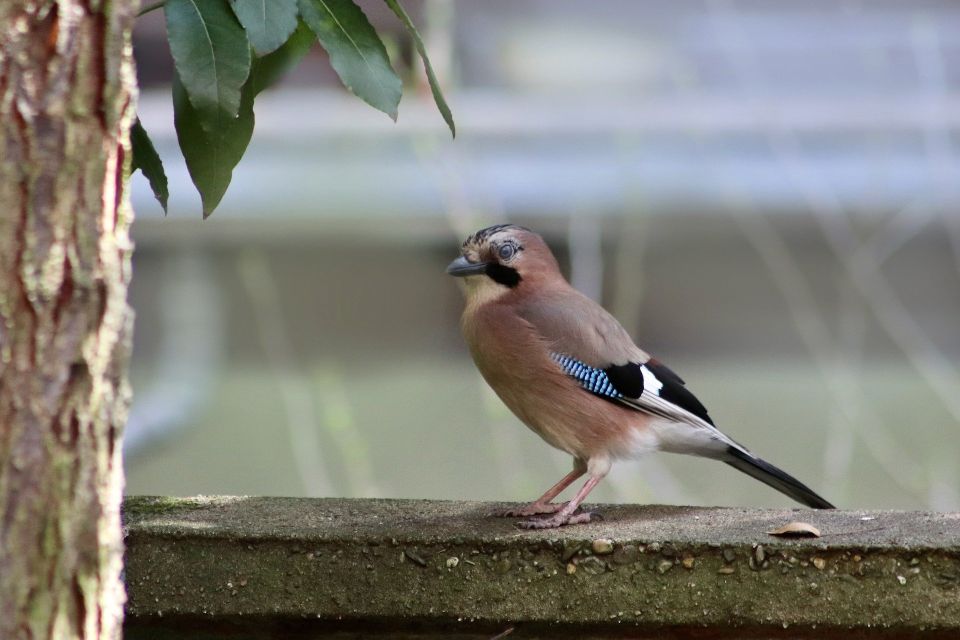
#> input picture ex2/bird.jpg, 1920 x 1280 px (shown at 1/2 size)
$ python ex2_2.py
#> lines starting #> are read from the running program, lines starting #| are printed output that depends on the picture
# -*- coding: utf-8 -*-
from PIL import Image, ImageFilter

"""
2.
"""

imageFile = "bird.jpg"
im2 = Image.open( imageFile)
#> im2 is the input picture: PIL image 1920x1280 RGB; mean R, G, B 128.8, 127.9, 120.8


# 對A做五次的模糊
for i in range(5):
	A = im2.filter( ImageFilter.BLUR)
A.show()

B = im2.crop((800, 400, 1700, 1150))
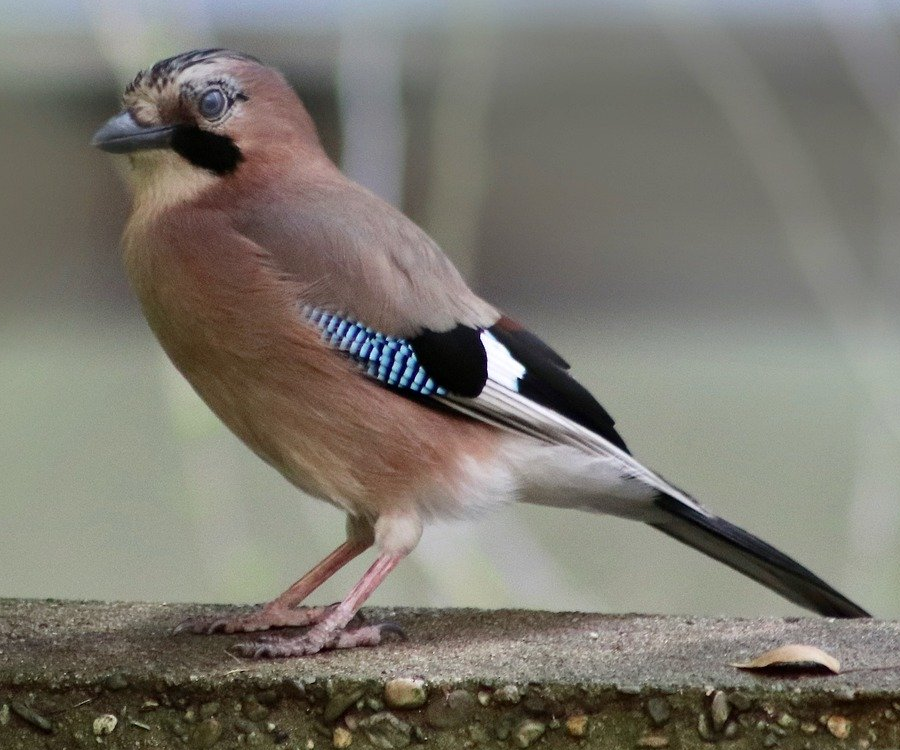
#> B: PIL image 900x750 RGB; mean R, G, B 123, 119.2, 110.1
# 把B左右反轉
B = B.transpose(Image.FLIP_LEFT_RIGHT)
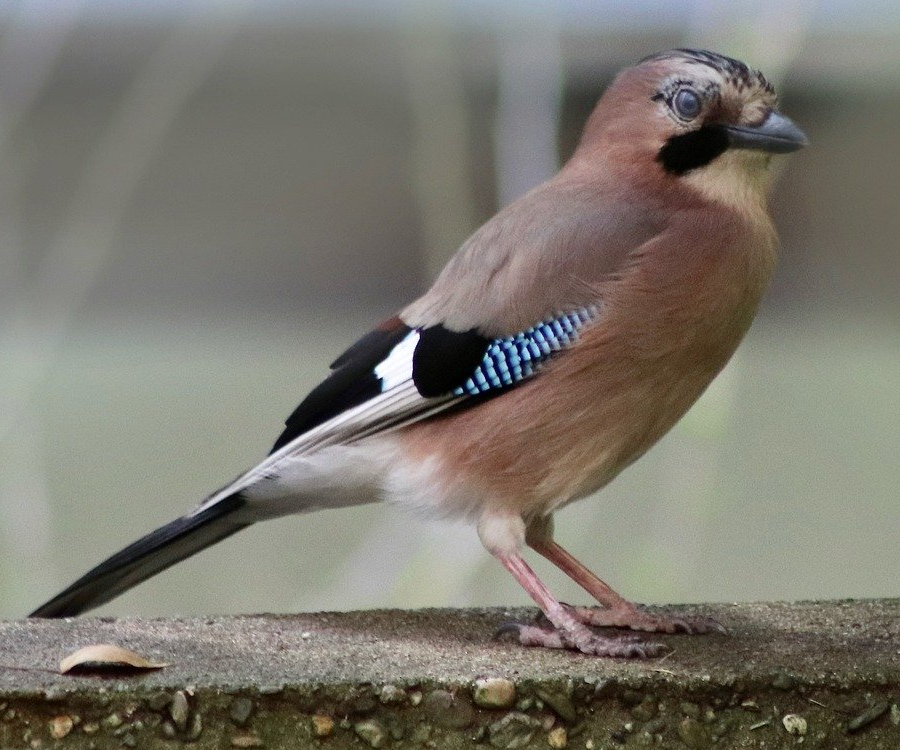
#> B: PIL image 900x750 RGB; mean R, G, B 123, 119.2, 110.1
# 對B做輪廓
B = B.filter(ImageFilter.CONTOUR)
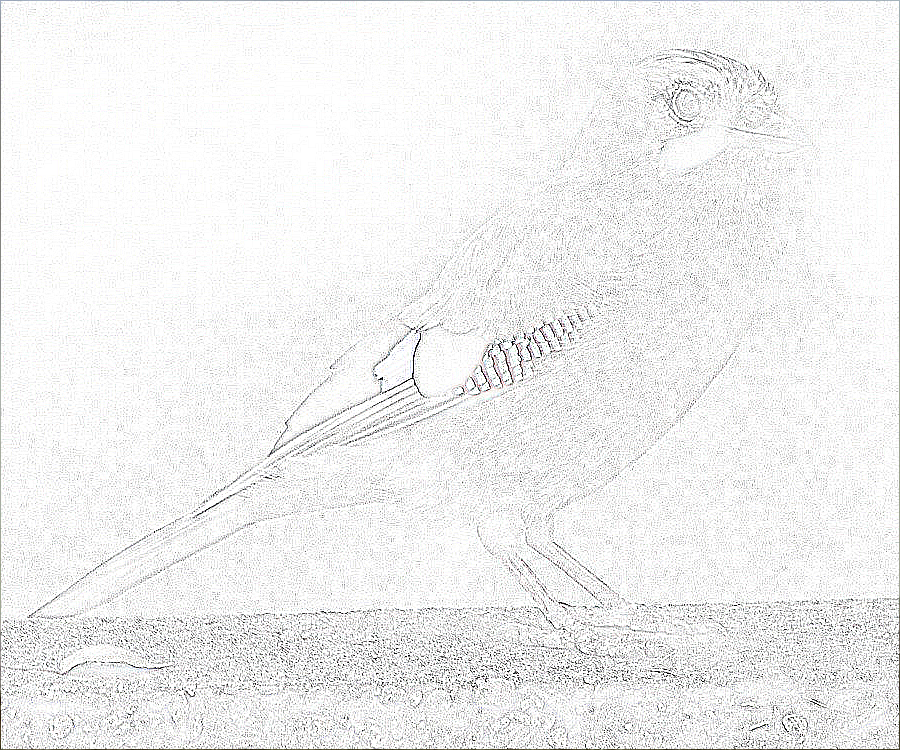
#> B: PIL image 900x750 RGB; mean R, G, B 239.7, 239.7, 239.6
B.show()

$ run again, with ex2/coffee.jpg copied over ex2/bird.jpg
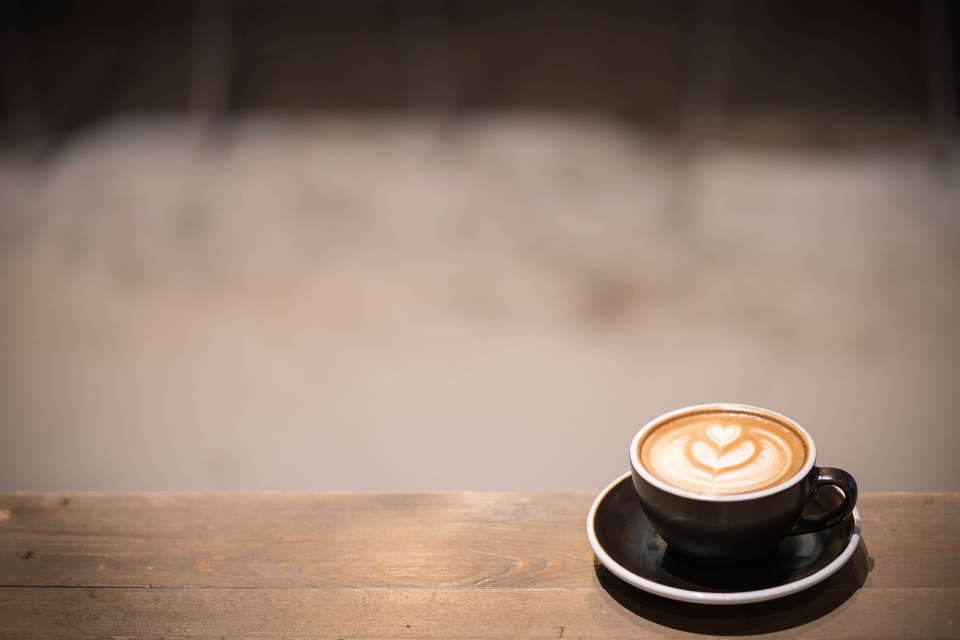
#> input picture ex2/coffee.jpg, 1920 x 1280 px (shown at 1/2 size)
#> im2 is the input picture: PIL image 1920x1280 RGB; mean R, G, B 142.7, 121.6, 108.7
#> `B = B.transpose(Image.FLIP_LEFT_RIGHT)`:
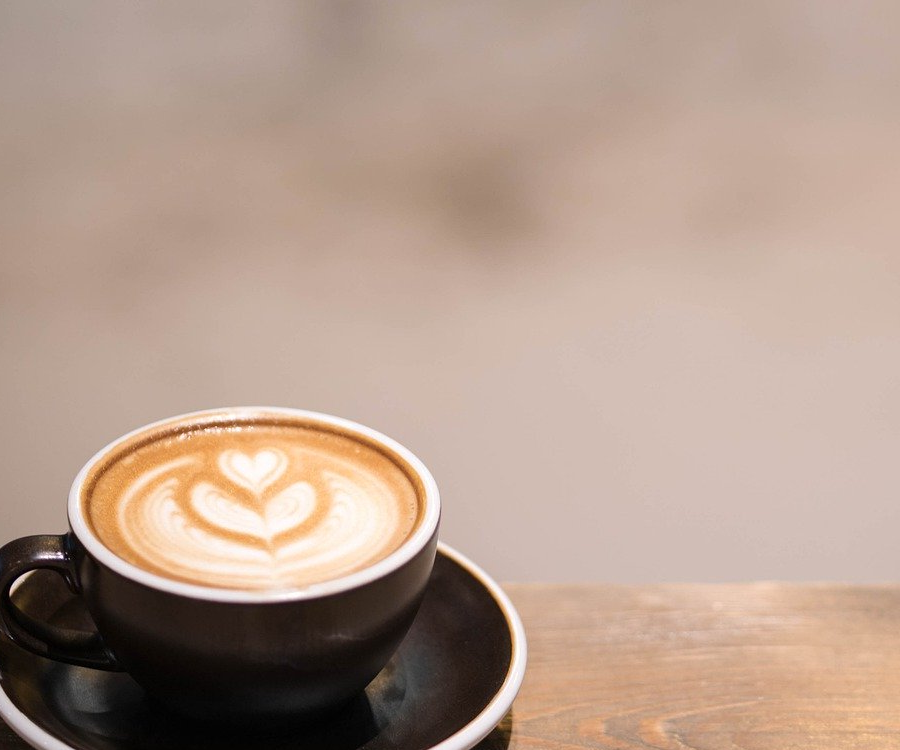
#> B: PIL image 900x750 RGB; mean R, G, B 179.6, 156.1, 141.7
#> `B = B.filter(ImageFilter.CONTOUR)`:
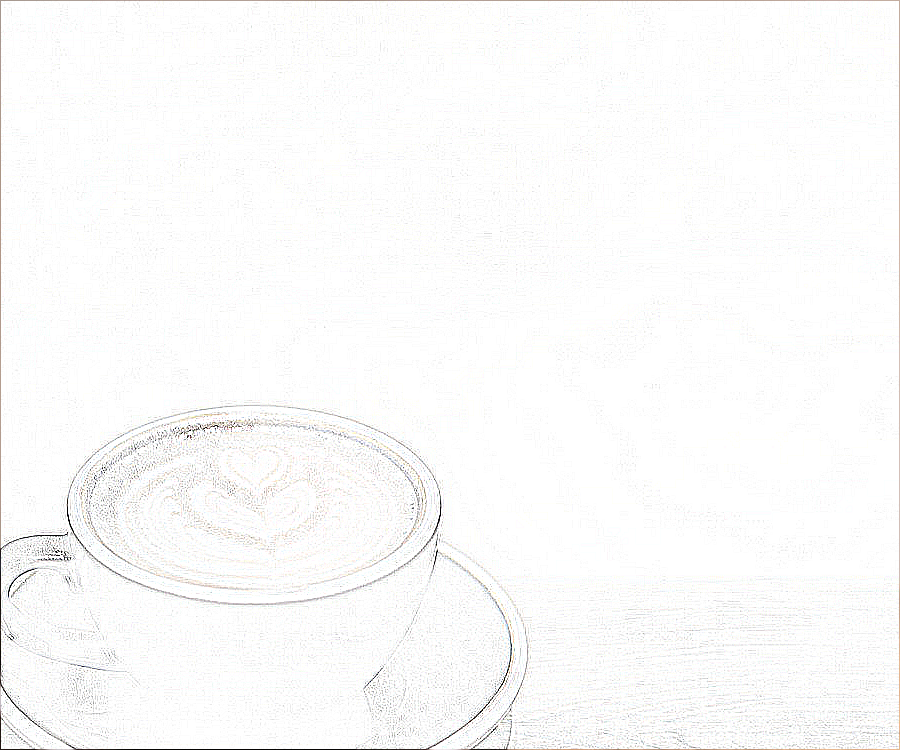
#> B: PIL image 900x750 RGB; mean R, G, B 251.1, 251, 250.7
